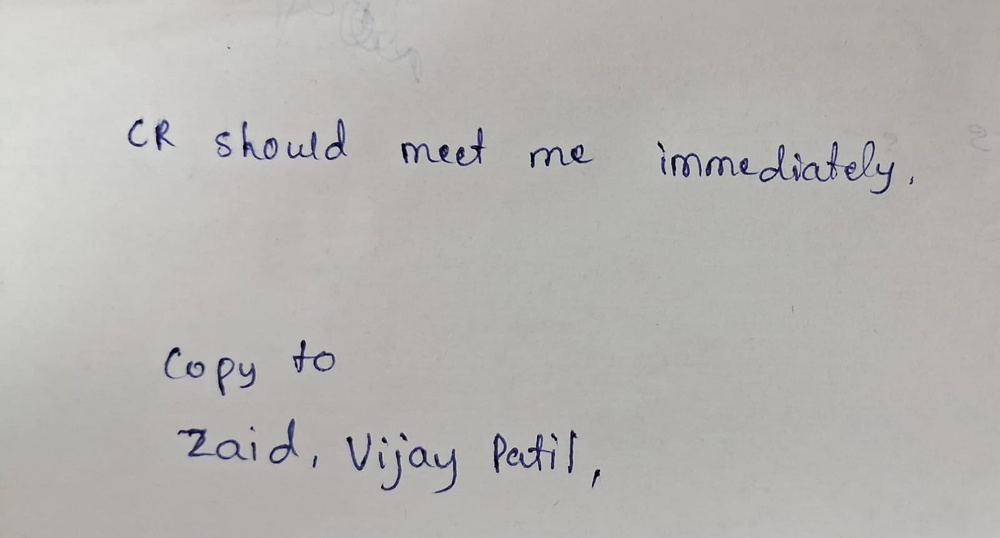
#> input picture backend/circulars/CIRCULAR_003/original.jpeg, 1000 x 538 px, shrunk from 1600 x 861 before the run
$ python -i image_preprocessing.py   (imports and definitions only)
#> lines starting #> are read from the running program, lines starting #| are printed output that depends on the picture; after the words box and inside, x2 and y2 are one past the last pixel; in counts of white or black regions, pixels touching at a corner belong together
#> further down, picture is the input picture: shape (538, 1000, 3); mean B, G, R 177.3, 180.2, 181.8
import cv2
import numpy as np
from typing import Tuple, Optional, List

def deskew_image(image: np.ndarray, max_angle: float = 45.0) -> np.ndarray:
    """
    Detects skew angle using Hough line transform / minimum area bounding box
    and rotates the image to align horizontally.
    """
#> called with max_angle = 45
    try:
        gray = cv2.cvtColor(image, cv2.COLOR_BGR2GRAY) if len(image.shape) == 3 else image.copy()
        # Invert colors so text is white on black background
        thresh = cv2.threshold(gray, 0, 255, cv2.THRESH_BINARY_INV | cv2.THRESH_OTSU)[1]
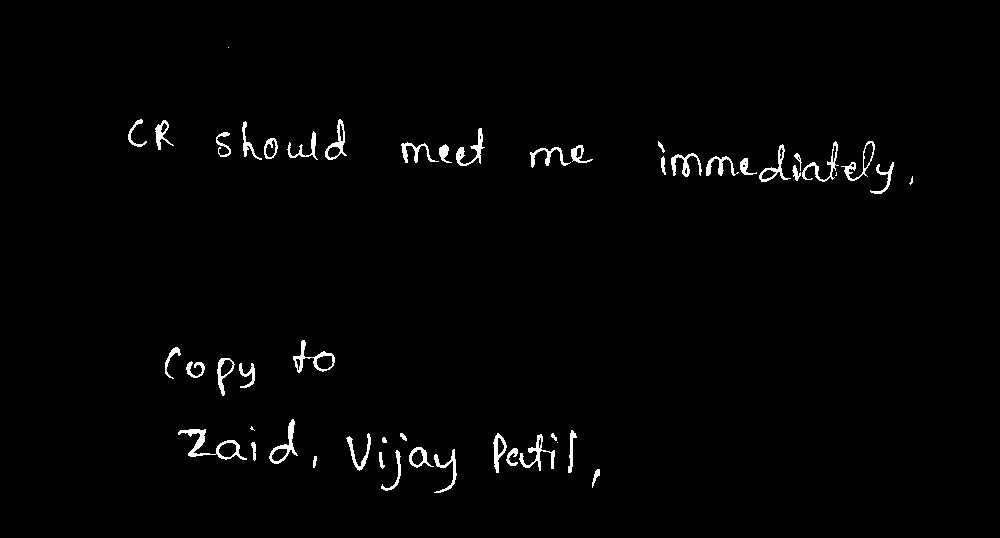
#> thresh: shape (538, 1000); 1.5% white; 50 white regions (5 under 20 px), largest, box (x1, y1, x2, y2) and area: (178, 429, 247, 460) 505, (293, 340, 335, 373) 343, (519, 434, 555, 471) 331

        # Find all white pixels (text)
        coords = np.column_stack(np.where(thresh > 0))
#> coords = 7947 pairs, first value 47 to 492, second value 128 to 912
        if len(coords) < 100:
            return image

        angle = cv2.minAreaRect(coords)[-1]
#> angle = -8.3

        # Fix OpenCV angle logic
        if angle < -45:
            angle = -(90 + angle)
        elif angle > 45:
            angle = 90 - angle
        else:
            angle = -angle
#> angle = 8.3

        # If angle is negligible or too extreme, don't rotate
        if abs(angle) < 0.5 or abs(angle) > max_angle:
            return image

        (h, w) = image.shape[:2]
#> h = 538; w = 1000
        center = (w // 2, h // 2)
#> center = (500, 269)
        M = cv2.getRotationMatrix2D(center, angle, 1.0)
#> M = [[0.99, 0.144, -33.61], [-0.144, 0.99, 75.04]]
        rotated = cv2.warpAffine(image, M, (w, h), flags=cv2.INTER_CUBIC, borderMode=cv2.BORDER_REPLICATE)
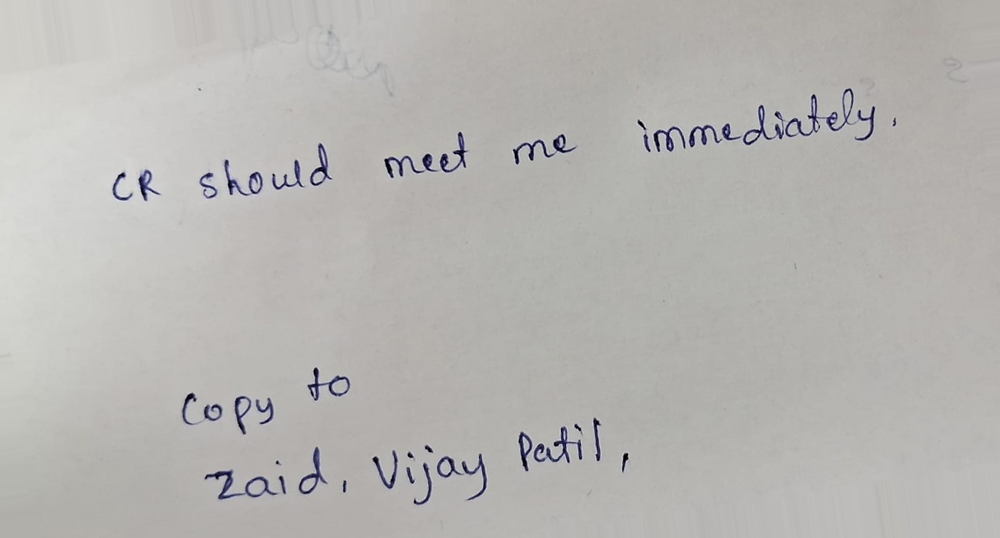
#> rotated: shape (538, 1000, 3); mean B, G, R 178.3, 181.1, 182.6
        return rotated
    except Exception:
        return image

def enhance_contrast_and_denoise(image: np.ndarray) -> np.ndarray:
    """
    Applies CLAHE (Contrast Limited Adaptive Histogram Equalization)
    and gentle bilateral filtering to preserve text edges while reducing noise.
    """
    try:
        if len(image.shape) == 3:
            # Convert to LAB to equalize only luminance
            lab = cv2.cvtColor(image, cv2.COLOR_BGR2LAB)
#> lab: shape (538, 1000, 3); mean of channels 0, 1, 2 188.1, 128.2, 129.5
            l, a, b = cv2.split(lab)
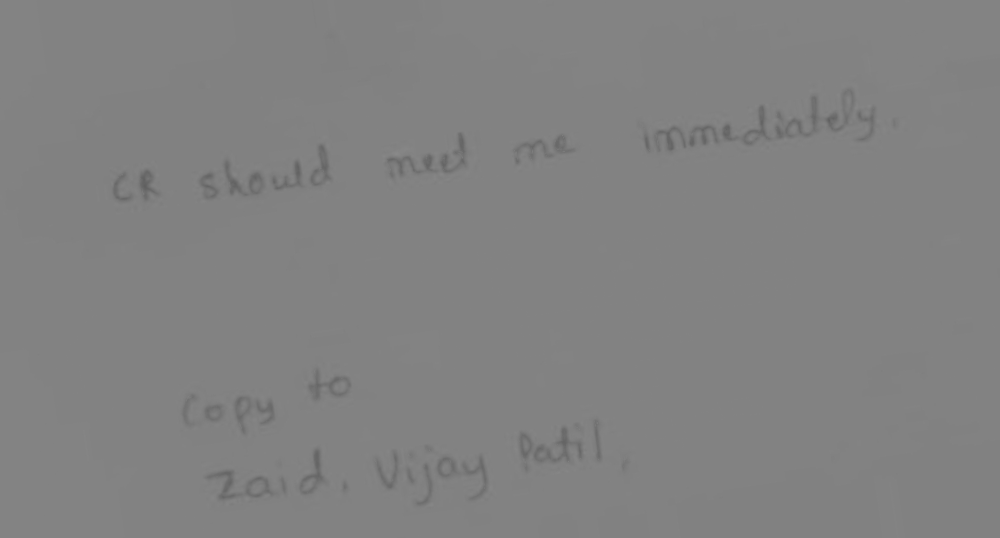
#> b: shape (538, 1000); min 96, max 137, mean 129.5
            clahe = cv2.createCLAHE(clipLimit=2.0, tileGridSize=(8, 8))
            cl = clahe.apply(l)
            limg = cv2.merge((cl, a, b))
#> limg: shape (538, 1000, 3); mean of channels 0, 1, 2 184.1, 128.2, 129.5
            enhanced = cv2.cvtColor(limg, cv2.COLOR_LAB2BGR)
            # Gentle bilateral filter
            denoised = cv2.bilateralFilter(enhanced, d=5, sigmaColor=50, sigmaSpace=50)
            return denoised
        else:
            clahe = cv2.createCLAHE(clipLimit=2.0, tileGridSize=(8, 8))
            enhanced = clahe.apply(image)
            denoised = cv2.bilateralFilter(enhanced, d=5, sigmaColor=50, sigmaSpace=50)
            return denoised
    except Exception:
        return image

def preprocess_page_image(image: np.ndarray) -> np.ndarray:
    """
    Complete non-destructive page preprocessing pipeline:
    1. Deskew
    2. Contrast enhancement & gentle denoising
    """
    deskewed = deskew_image(image)
    enhanced = enhance_contrast_and_denoise(deskewed)
    return enhanced

# [63 lines left out: function segment_handwritten_lines, not called in this run]

>>> import cv2
>>> picture = cv2.imread('../../circulars/CIRCULAR_003/original.jpeg')
>>> result = preprocess_page_image(picture)
